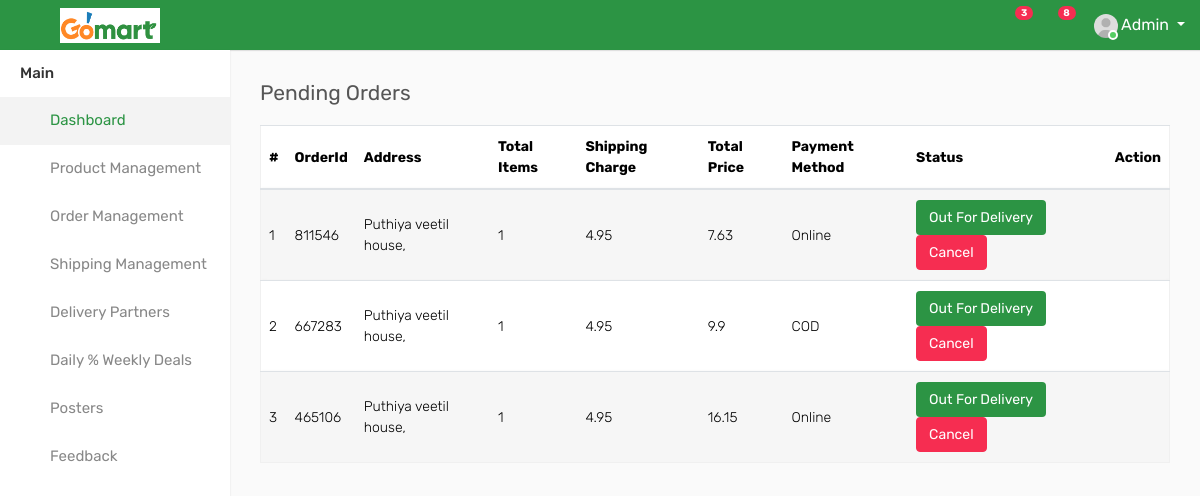
The app's page /pending_orders/, older data.
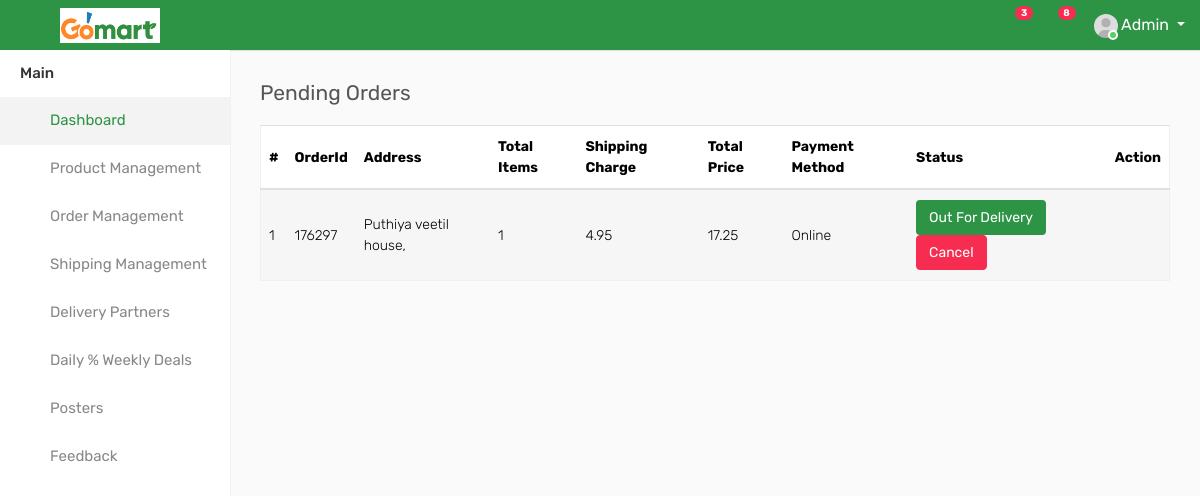
The same page, newer data.
### GoApp/models.py (models this page shows)
class tbl_Checkout(models.Model):
    user = models.ForeignKey(tbl_SignUp, on_delete=models.CASCADE, null=True)
    orderid = models.IntegerField(null=True)
    invoice_number = models.IntegerField(null=True)
    total_items = models.CharField(max_length=100, null=True)
    item_price = models.FloatField(null=True)
    ship_charge = models.FloatField(null=True)
    total_after_ship = models.FloatField(null=True)
    discount = models.CharField(max_length=100, null=True)
    created_at = models.DateTimeField(auto_now_add=True)
    ship_address = models.ForeignKey(tbl_Shipment_Address, on_delete=models.CASCADE, null=True)
    status = models.CharField(max_length=100, null=True)
    payment_method = models.CharField(max_length=100, null=True)

class tbl_Shipment_Address(models.Model):
    user = models.ForeignKey(tbl_SignUp, on_delete=models.CASCADE, null=True)
    first_name = models.CharField(max_length=100)
    last_name = models.CharField(max_length=100)
    street_address = models.CharField(max_length=255)
    mobile = models.CharField(max_length=20)
    email = models.EmailField()
    state = models.CharField(max_length=100)
    Eircode = models.CharField(max_length=20)

### GoApp/views.py (the view)
# urls.py: path("pending_orders/", views.pending_orders, name="pending_orders"),
def pending_orders(request):
    pend = tbl_Checkout.objects.filter(status="Pending")
    return render(request, "pending_orders.html", {"pend": pend})

### templates/pending_orders.html (shortened to what this page needs)
{% include 'left_nav.html' %}
        <div class="page-wrapper">
            <div class="content">
                <div class="row">
                    <div class="col-sm-5 col-5">
                        <h4 class="page-title">Pending Orders</h4>
                    </div>
                </div>
                <div class="row">
                    <div class="col-md-12">
                        <div class="table-responsive">
                            <table class="table table-striped custom-table mb-0 datatable">
                                <thead>
                                    <tr>
                                        <th>#</th>
                                        <th>OrderId</th>
                                        <th>Address</th>
                                        <th>Total Items</th>
                                        <th>Shipping Charge</th>
                                        <th>Total Price</th>
                                        <th>Payment Method</th>
                                        <th>Status</th>
                                        <th class="text-right">Action</th>
                                    </tr>
                                </thead>
                                <tbody>
                                {% for i in pend %}
                                    <tr>
                                        <td>{{forloop.counter}}</td>
                                        <td>{{i.orderid}}</td>
                                        <td>{{i.ship_address.street_address}}</td>
                                        <td>{{i.total_items}}</td>
                                        <td>{{i.ship_charge}}</td>
                                        <td>{{i.total_after_ship}}</td>
                                        <td>{{i.payment_method}}</td>
                                        {% if i.status == "Pending" %}
                                        <td>
                                            <a class="btn btn-primary" href="/out_for_delivery/{{i.id}}">Out For
                                                Delivery</a>
                                            <a class="btn btn-danger" href="/cancel_order/{{i.id}}">Cancel</a>
                                        </td>
                                        {% else %}
                                        <td>
                                            <a class="btn btn-primary">Assigned</a>
                                        </td>
                                        {% endif %}
                                        <td class="text-right">
                                            <div class="dropdown dropdown-action">
                                                <a href="#" class="action-icon dropdown-toggle" data-toggle="dropdown"
                                                   aria-expanded="false"><i class="fa fa-ellipsis-v"></i></a>
                                            </div>
                                        </td>
                                    </tr>
                                {% endfor %}
                                </tbody>
                            </table>
                        </div>
                    </div>
                </div>
            </div>
        </div>

Row changes from the older to the newer data that the page shows:
removed tbl_Checkout: orderid "811546", ship_address.street_address "Puthiya veetil house,", total_items "1", ship_charge "4.95", total_after_ship "7.63", payment_method "Online"
removed tbl_Checkout: orderid "667283", ship_address.street_address "Puthiya veetil house,", total_items "1", ship_charge "4.95", total_after_ship "9.9", payment_method "COD"
removed tbl_Checkout: orderid "465106", ship_address.street_address "Puthiya veetil house,", total_items "1", ship_charge "4.95", total_after_ship "16.15", payment_method "Online"
added tbl_Checkout: orderid "176297", ship_address.street_address "Puthiya veetil house,", total_items "1", ship_charge "4.95", total_after_ship "17.25", payment_method "Online"
